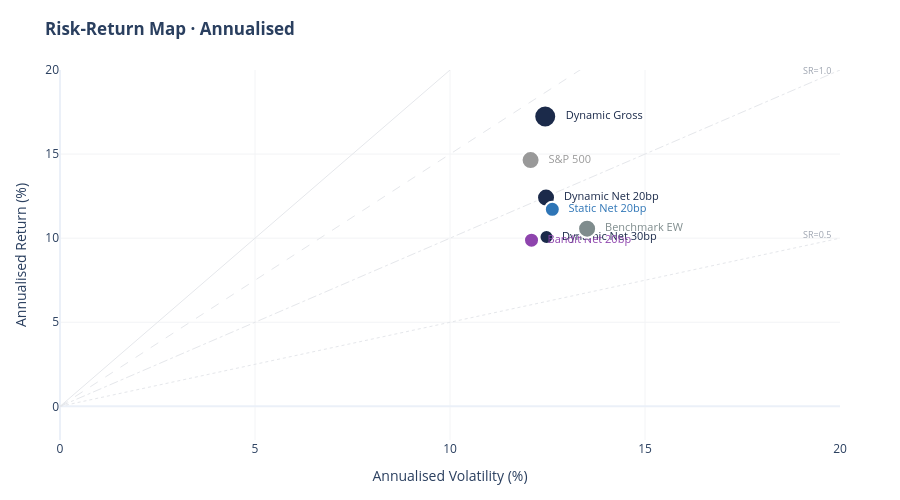

The notebook cell this image was saved under:
### Markdown cell above
### Risk-Return Map — Strategy vs Benchmarks

### Code cell
points = []
for col, label, color, size in [
    ('dynamic_gross',      'Dynamic Gross',       PAL['dynamic'], 22),
    ('dynamic_net_20bp',   'Dynamic Net 20bp',    PAL['dynamic'], 18),
    ('dynamic_net_30bp',   'Dynamic Net 30bp',    PAL['dynamic'], 14),
    ('static_net_20bp',    'Static Net 20bp',     PAL['static'],  15),
    ('bandit_net_20bp',    'Bandit Net 20bp',     PAL['bandit'],  15),
    ('benchmark_ew',       'Benchmark EW',        PAL['benchmark'], 18),
    ('benchmark_spx',      'S&P 500',             '#999999',      18),
]:
    s = df[col].dropna()
    if len(s) == 0: continue
    points.append(dict(
        label=label, color=color, size=size,
        vol=s.std()*np.sqrt(12)*100, ret=annualised_return(s)*100,
        sharpe=sharpe_ratio(s, 0),
    ))

fig = go.Figure()
# Efficient-frontier reference lines (Sharpe = 0.5, 1.0, 1.5, 2.0)
vol_range = np.linspace(0, 20, 50)
for sr_line, style in [(0.5, 'dot'), (1.0, 'dashdot'), (1.5, 'dash'), (2.0, 'solid')]:
    fig.add_trace(go.Scatter(x=vol_range, y=vol_range*sr_line, mode='lines',
                              line=dict(color='#E5E7EB', dash=style, width=1),
                              name=f'SR={sr_line}', showlegend=False,
                              hoverinfo='skip'))
    fig.add_annotation(x=19.5, y=19.5*sr_line, xshift=-4, yshift=8,
                       text=f'SR={sr_line}', font=dict(size=9, color='#9CA3AF'),
                       showarrow=False)

for p in points:
    fig.add_trace(go.Scatter(
        x=[p['vol']], y=[p['ret']], mode='markers+text',
        marker=dict(size=p['size'], color=p['color'], line=dict(color='white', width=2)),
        text=[f'  {p["label"]}'], textposition='middle right',
        textfont=dict(size=11, color=p['color']),
        name=p['label'],
        hovertemplate=f'<b>{p["label"]}</b><br>Vol {p["vol"]:.1f}%<br>Return {p["ret"]:+.1f}%<br>Sharpe {p["sharpe"]:+.2f}<extra></extra>',
    ))

fig.update_layout(
    title='<b>Risk-Return Map · Annualised</b>',
    xaxis_title='Annualised Volatility (%)', yaxis_title='Annualised Return (%)',
    xaxis=dict(range=[0, 20], gridcolor='#F3F4F6'),
    yaxis=dict(range=[-2, 20], gridcolor='#F3F4F6'),
    height=500, showlegend=False, plot_bgcolor='white',
    margin=dict(t=70, b=60, l=60, r=60),
)
fig

### Figure 1 — Plotly figure (JSON) as saved in the notebook; plotly's stock layout.template omitted (floating-point values rounded to 4 significant figures)
{"data": [{"hoverinfo": "skip", "line": {"color": "#E5E7EB", "dash": "dot", "width": 1}, "mode": "lines", "name": "SR=0.5", "showlegend": false, "type": "scatter", "x": [0.0, 0.4082, 0.8163, 1.224, 1.633, 2.041, 2.449, 2.857, 3.265, 3.673, 4.082, 4.49, 4.898, 5.306, 5.714, 6.122, 6.531, 6.939, 7.347, 7.755, 8.163, 8.571, 8.98, 9.388, 9.796, 10.2, 10.61, 11.02, 11.43, 11.84, 12.24, 12.65, 13.06, 13.47, 13.88, 14.29, 14.69, 15.1, 15.51, 15.92, 16.33, 16.73, 17.14, 17.55, 17.96, 18.37, 18.78, 19.18, 19.59, 20.0], "y": [0.0, 0.2041, 0.4082, 0.6122, 0.8163, 1.02, 1.224, 1.429, 1.633, 1.837, 2.041, 2.245, 2.449, 2.653, 2.857, 3.061, 3.265, 3.469, 3.673, 3.878, 4.082, 4.286, 4.49, 4.694, 4.898, 5.102, 5.306, 5.51, 5.714, 5.918, 6.122, 6.327, 6.531, 6.735, 6.939, 7.143, 7.347, 7.551, 7.755, 7.959, 8.163, 8.367, 8.571, 8.776, 8.98, 9.184, 9.388, 9.592, 9.796, 10.0]}, {"hoverinfo": "skip", "line": {"color": "#E5E7EB", "dash": "dashdot", "width": 1}, "mode": "lines", "name": "SR=1.0", "showlegend": false, "type": "scatter", "x": [0.0, 0.4082, 0.8163, 1.224, 1.633, 2.041, 2.449, 2.857, 3.265, 3.673, 4.082, 4.49, 4.898, 5.306, 5.714, 6.122, 6.531, 6.939, 7.347, 7.755, 8.163, 8.571, 8.98, 9.388, 9.796, 10.2, 10.61, 11.02, 11.43, 11.84, 12.24, 12.65, 13.06, 13.47, 13.88, 14.29, 14.69, 15.1, 15.51, 15.92, 16.33, 16.73, 17.14, 17.55, 17.96, 18.37, 18.78, 19.18, 19.59, 20.0], "y": [0.0, 0.4082, 0.8163, 1.224, 1.633, 2.041, 2.449, 2.857, 3.265, 3.673, 4.082, 4.49, 4.898, 5.306, 5.714, 6.122, 6.531, 6.939, 7.347, 7.755, 8.163, 8.571, 8.98, 9.388, 9.796, 10.2, 10.61, 11.02, 11.43, 11.84, 12.24, 12.65, 13.06, 13.47, 13.88, 14.29, 14.69, 15.1, 15.51, 15.92, 16.33, 16.73, 17.14, 17.55, 17.96, 18.37, 18.78, 19.18, 19.59, 20.0]}, {"hoverinfo": "skip", "line": {"color": "#E5E7EB", "dash": "dash", "width": 1}, "mode": "lines", "name": "SR=1.5", "showlegend": false, "type": "scatter", "x": [0.0, 0.4082, 0.8163, 1.224, 1.633, 2.041, 2.449, 2.857, 3.265, 3.673, 4.082, 4.49, 4.898, 5.306, 5.714, 6.122, 6.531, 6.939, 7.347, 7.755, 8.163, 8.571, 8.98, 9.388, 9.796, 10.2, 10.61, 11.02, 11.43, 11.84, 12.24, 12.65, 13.06, 13.47, 13.88, 14.29, 14.69, 15.1, 15.51, 15.92, 16.33, 16.73, 17.14, 17.55, 17.96, 18.37, 18.78, 19.18, 19.59, 20.0], "y": [0.0, 0.6122, 1.224, 1.837, 2.449, 3.061, 3.673, 4.286, 4.898, 5.51, 6.122, 6.735, 7.347, 7.959, 8.571, 9.184, 9.796, 10.41, 11.02, 11.63, 12.24, 12.86, 13.47, 14.08, 14.69, 15.31, 15.92, 16.53, 17.14, 17.76, 18.37, 18.98, 19.59, 20.2, 20.82, 21.43, 22.04, 22.65, 23.27, 23.88, 24.49, 25.1, 25.71, 26.33, 26.94, 27.55, 28.16, 28.78, 29.39, 30.0]}, {"hoverinfo": "skip", "line": {"color": "#E5E7EB", "dash": "solid", "width": 1}, "mode": "lines", "name": "SR=2.0", "showlegend": false, "type": "scatter", "x": [0.0, 0.4082, 0.8163, 1.224, 1.633, 2.041, 2.449, 2.857, 3.265, 3.673, 4.082, 4.49, 4.898, 5.306, 5.714, 6.122, 6.531, 6.939, 7.347, 7.755, 8.163, 8.571, 8.98, 9.388, 9.796, 10.2, 10.61, 11.02, 11.43, 11.84, 12.24, 12.65, 13.06, 13.47, 13.88, 14.29, 14.69, 15.1, 15.51, 15.92, 16.33, 16.73, 17.14, 17.55, 17.96, 18.37, 18.78, 19.18, 19.59, 20.0], "y": [0.0, 0.8163, 1.633, 2.449, 3.265, 4.082, 4.898, 5.714, 6.531, 7.347, 8.163, 8.98, 9.796, 10.61, 11.43, 12.24, 13.06, 13.88, 14.69, 15.51, 16.33, 17.14, 17.96, 18.78, 19.59, 20.41, 21.22, 22.04, 22.86, 23.67, 24.49, 25.31, 26.12, 26.94, 27.76, 28.57, 29.39, 30.2, 31.02, 31.84, 32.65, 33.47, 34.29, 35.1, 35.92, 36.73, 37.55, 38.37, 39.18, 40.0]}, {"hovertemplate": "<b>Dynamic Gross</b><br>Vol 12.4%<br>Return +17.2%<br>Sharpe +1.35<extra></extra>", "marker": {"color": "#1B2A4A", "line": {"color": "white", "width": 2}, "size": 22}, "mode": "markers+text", "name": "Dynamic Gross", "text": ["  Dynamic Gross"], "textfont": {"color": "#1B2A4A", "size": 11}, "textposition": "middle right", "type": "scatter", "x": [12.44], "y": [17.23]}, {"hovertemplate": "<b>Dynamic Net 20bp</b><br>Vol 12.5%<br>Return +12.4%<br>Sharpe +1.00<extra></extra>", "marker": {"color": "#1B2A4A", "line": {"color": "white", "width": 2}, "size": 18}, "mode": "markers+text", "name": "Dynamic Net 20bp", "text": ["  Dynamic Net 20bp"], "textfont": {"color": "#1B2A4A", "size": 11}, "textposition": "middle right", "type": "scatter", "x": [12.46], "y": [12.42]}, {"hovertemplate": "<b>Dynamic Net 30bp</b><br>Vol 12.5%<br>Return +10.1%<br>Sharpe +0.83<extra></extra>", "marker": {"color": "#1B2A4A", "line": {"color": "white", "width": 2}, "size": 14}, "mode": "markers+text", "name": "Dynamic Net 30bp", "text": ["  Dynamic Net 30bp"], "textfont": {"color": "#1B2A4A", "size": 11}, "textposition": "middle right", "type": "scatter", "x": [12.47], "y": [10.08]}, {"hovertemplate": "<b>Static Net 20bp</b><br>Vol 12.6%<br>Return +11.7%<br>Sharpe +0.94<extra></extra>", "marker": {"color": "#2E75B6", "line": {"color": "white", "width": 2}, "size": 15}, "mode": "markers+text", "name": "Static Net 20bp", "text": ["  Static Net 20bp"], "textfont": {"color": "#2E75B6", "size": 11}, "textposition": "middle right", "type": "scatter", "x": [12.62], "y": [11.72]}, {"hovertemplate": "<b>Bandit Net 20bp</b><br>Vol 12.1%<br>Return +9.9%<br>Sharpe +0.84<extra></extra>", "marker": {"color": "#8E44AD", "line": {"color": "white", "width": 2}, "size": 15}, "mode": "markers+text", "name": "Bandit Net 20bp", "text": ["  Bandit Net 20bp"], "textfont": {"color": "#8E44AD", "size": 11}, "textposition": "middle right", "type": "scatter", "x": [12.09], "y": [9.881]}, {"hovertemplate": "<b>Benchmark EW</b><br>Vol 13.5%<br>Return +10.6%<br>Sharpe +0.81<extra></extra>", "marker": {"color": "#7F8C8D", "line": {"color": "white", "width": 2}, "size": 18}, "mode": "markers+text", "name": "Benchmark EW", "text": ["  Benchmark EW"], "textfont": {"color": "#7F8C8D", "size": 11}, "textposition": "middle right", "type": "scatter", "x": [13.52], "y": [10.56]}, {"hovertemplate": "<b>S&P 500</b><br>Vol 12.1%<br>Return +14.6%<br>Sharpe +1.20<extra></extra>", "marker": {"color": "#999999", "line": {"color": "white", "width": 2}, "size": 18}, "mode": "markers+text", "name": "S&P 500", "text": ["  S&P 500"], "textfont": {"color": "#999999", "size": 11}, "textposition": "middle right", "type": "scatter", "x": [12.07], "y": [14.64]}], "layout": {"annotations": [{"font": {"color": "#9CA3AF", "size": 9}, "showarrow": false, "text": "SR=0.5", "x": 19.5, "xshift": -4, "y": 9.75, "yshift": 8}, {"font": {"color": "#9CA3AF", "size": 9}, "showarrow": false, "text": "SR=1.0", "x": 19.5, "xshift": -4, "y": 19.5, "yshift": 8}, {"font": {"color": "#9CA3AF", "size": 9}, "showarrow": false, "text": "SR=1.5", "x": 19.5, "xshift": -4, "y": 29.25, "yshift": 8}, {"font": {"color": "#9CA3AF", "size": 9}, "showarrow": false, "text": "SR=2.0", "x": 19.5, "xshift": -4, "y": 39, "yshift": 8}], "height": 500, "margin": {"b": 60, "l": 60, "r": 60, "t": 70}, "plot_bgcolor": "white", "showlegend": false, "title": {"text": "<b>Risk-Return Map · Annualised</b>"}, "xaxis": {"gridcolor": "#F3F4F6", "range": [0, 20], "title": {"text": "Annualised Volatility (%)"}}, "yaxis": {"gridcolor": "#F3F4F6", "range": [-2, 20], "title": {"text": "Annualised Return (%)"}}}}
